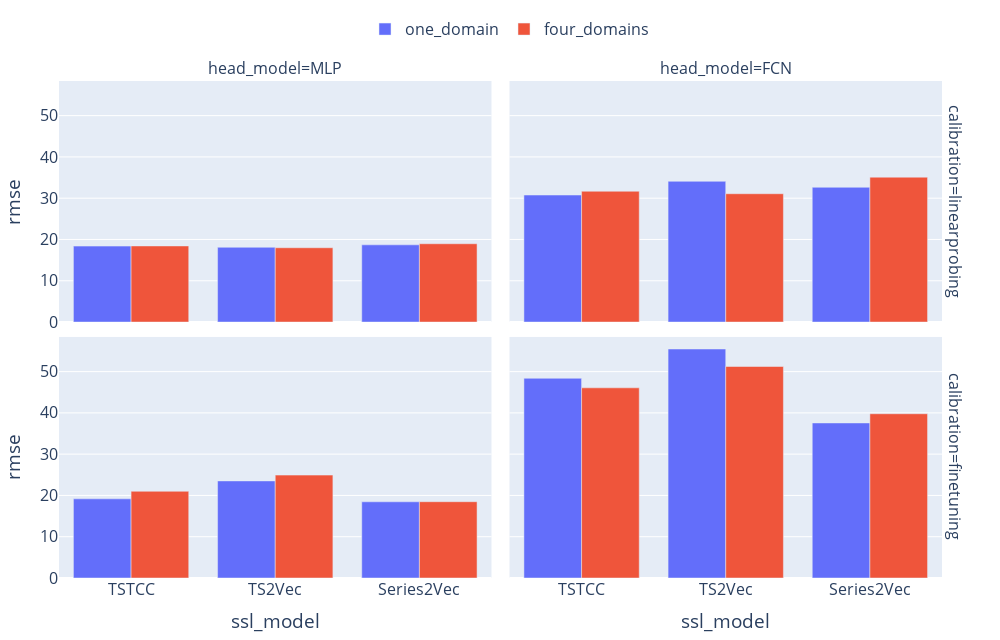

This figure's notebook cell:
### Code cell
fig = px.bar(ieeeppg_result, x='ssl_model', y='rmse', color='scenario', 
             facet_row='calibration', facet_col='head_model', barmode='group')

fig.update_layout(height=640, width=1000, font_size=16, 
                  legend_title_text="",
                  margin=dict(l=40, r=40, b=30, t=80),
                  showlegend=True,
                  legend=dict(orientation="h", yanchor="bottom", y=1.07, xanchor="center", x=0.5)
)

### Figure 1 — Plotly figure (JSON) as saved in the notebook; plotly's stock layout.template omitted (floating-point values rounded to 4 significant figures)
{"data": [{"alignmentgroup": "True", "hovertemplate": "scenario=one_domain<br>calibration=linearprobing<br>head_model=MLP<br>ssl_model=%{x}<br>rmse=%{y}<extra></extra>", "legendgroup": "one_domain", "marker": {"color": "#636efa", "pattern": {"shape": ""}}, "name": "one_domain", "offsetgroup": "one_domain", "orientation": "v", "showlegend": true, "textposition": "auto", "type": "bar", "x": ["TSTCC", "TS2Vec", "Series2Vec"], "xaxis": "x3", "y": [18.4, 18.11, 18.7], "yaxis": "y3"}, {"alignmentgroup": "True", "hovertemplate": "scenario=one_domain<br>calibration=linearprobing<br>head_model=FCN<br>ssl_model=%{x}<br>rmse=%{y}<extra></extra>", "legendgroup": "one_domain", "marker": {"color": "#636efa", "pattern": {"shape": ""}}, "name": "one_domain", "offsetgroup": "one_domain", "orientation": "v", "showlegend": false, "textposition": "auto", "type": "bar", "x": ["TSTCC", "TS2Vec", "Series2Vec"], "xaxis": "x4", "y": [30.77, 34.09, 32.65], "yaxis": "y4"}, {"alignmentgroup": "True", "hovertemplate": "scenario=one_domain<br>calibration=finetuning<br>head_model=MLP<br>ssl_model=%{x}<br>rmse=%{y}<extra></extra>", "legendgroup": "one_domain", "marker": {"color": "#636efa", "pattern": {"shape": ""}}, "name": "one_domain", "offsetgroup": "one_domain", "orientation": "v", "showlegend": false, "textposition": "auto", "type": "bar", "x": ["TSTCC", "TS2Vec", "Series2Vec"], "xaxis": "x", "y": [19.18, 23.52, 18.46], "yaxis": "y"}, {"alignmentgroup": "True", "hovertemplate": "scenario=one_domain<br>calibration=finetuning<br>head_model=FCN<br>ssl_model=%{x}<br>rmse=%{y}<extra></extra>", "legendgroup": "one_domain", "marker": {"color": "#636efa", "pattern": {"shape": ""}}, "name": "one_domain", "offsetgroup": "one_domain", "orientation": "v", "showlegend": false, "textposition": "auto", "type": "bar", "x": ["TSTCC", "TS2Vec", "Series2Vec"], "xaxis": "x2", "y": [48.38, 55.47, 37.56], "yaxis": "y2"}, {"alignmentgroup": "True", "hovertemplate": "scenario=four_domains<br>calibration=linearprobing<br>head_model=MLP<br>ssl_model=%{x}<br>rmse=%{y}<extra></extra>", "legendgroup": "four_domains", "marker": {"color": "#EF553B", "pattern": {"shape": ""}}, "name": "four_domains", "offsetgroup": "four_domains", "orientation": "v", "showlegend": true, "textposition": "auto", "type": "bar", "x": ["TSTCC", "TS2Vec", "Series2Vec"], "xaxis": "x3", "y": [18.43, 18.0, 18.96], "yaxis": "y3"}, {"alignmentgroup": "True", "hovertemplate": "scenario=four_domains<br>calibration=linearprobing<br>head_model=FCN<br>ssl_model=%{x}<br>rmse=%{y}<extra></extra>", "legendgroup": "four_domains", "marker": {"color": "#EF553B", "pattern": {"shape": ""}}, "name": "four_domains", "offsetgroup": "four_domains", "orientation": "v", "showlegend": false, "textposition": "auto", "type": "bar", "x": ["TSTCC", "TS2Vec", "Series2Vec"], "xaxis": "x4", "y": [31.68, 31.08, 35.09], "yaxis": "y4"}, {"alignmentgroup": "True", "hovertemplate": "scenario=four_domains<br>calibration=finetuning<br>head_model=MLP<br>ssl_model=%{x}<br>rmse=%{y}<extra></extra>", "legendgroup": "four_domains", "marker": {"color": "#EF553B", "pattern": {"shape": ""}}, "name": "four_domains", "offsetgroup": "four_domains", "orientation": "v", "showlegend": false, "textposition": "auto", "type": "bar", "x": ["TSTCC", "TS2Vec", "Series2Vec"], "xaxis": "x", "y": [21.0, 24.92, 18.48], "yaxis": "y"}, {"alignmentgroup": "True", "hovertemplate": "scenario=four_domains<br>calibration=finetuning<br>head_model=FCN<br>ssl_model=%{x}<br>rmse=%{y}<extra></extra>", "legendgroup": "four_domains", "marker": {"color": "#EF553B", "pattern": {"shape": ""}}, "name": "four_domains", "offsetgroup": "four_domains", "orientation": "v", "showlegend": false, "textposition": "auto", "type": "bar", "x": ["TSTCC", "TS2Vec", "Series2Vec"], "xaxis": "x2", "y": [46.07, 51.23, 39.78], "yaxis": "y2"}], "layout": {"annotations": [{"font": {}, "showarrow": false, "text": "head_model=MLP", "x": 0.24, "xanchor": "center", "xref": "paper", "y": 1, "yanchor": "bottom", "yref": "paper"}, {"font": {}, "showarrow": false, "text": "head_model=FCN", "x": 0.74, "xanchor": "center", "xref": "paper", "y": 1, "yanchor": "bottom", "yref": "paper"}, {"font": {}, "showarrow": false, "text": "calibration=finetuning", "textangle": 90, "x": 0.98, "xanchor": "left", "xref": "paper", "y": 0.2425, "yanchor": "middle", "yref": "paper"}, {"font": {}, "showarrow": false, "text": "calibration=linearprobing", "textangle": 90, "x": 0.98, "xanchor": "left", "xref": "paper", "y": 0.7575, "yanchor": "middle", "yref": "paper"}], "barmode": "group", "font": {"size": 16}, "height": 640, "legend": {"orientation": "h", "title": {"text": ""}, "tracegroupgap": 0, "x": 0.5, "xanchor": "center", "y": 1.07, "yanchor": "bottom"}, "margin": {"b": 30, "l": 40, "r": 40, "t": 80}, "showlegend": true, "width": 1000, "xaxis": {"anchor": "y", "domain": [0, 0.48], "title": {"text": "ssl_model"}}, "xaxis2": {"anchor": "y2", "domain": [0.5, 0.98], "matches": "x", "title": {"text": "ssl_model"}}, "xaxis3": {"anchor": "y3", "domain": [0, 0.48], "matches": "x", "showticklabels": false}, "xaxis4": {"anchor": "y4", "domain": [0.5, 0.98], "matches": "x", "showticklabels": false}, "yaxis": {"anchor": "x", "domain": [0, 0.485], "title": {"text": "rmse"}}, "yaxis2": {"anchor": "x2", "domain": [0, 0.485], "matches": "y", "showticklabels": false}, "yaxis3": {"anchor": "x3", "domain": [0.515, 1], "matches": "y", "title": {"text": "rmse"}}, "yaxis4": {"anchor": "x4", "domain": [0.515, 1], "matches": "y", "showticklabels": false}}}
